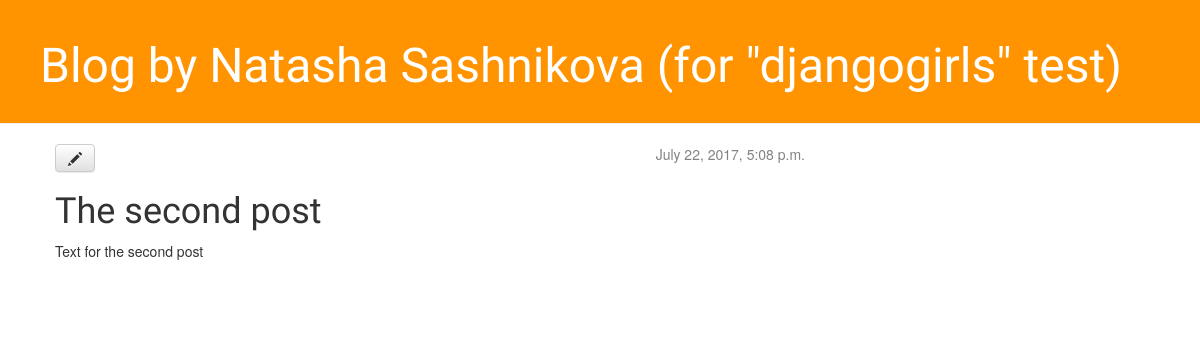
/post/2/, run on an earlier commit of the app's database.
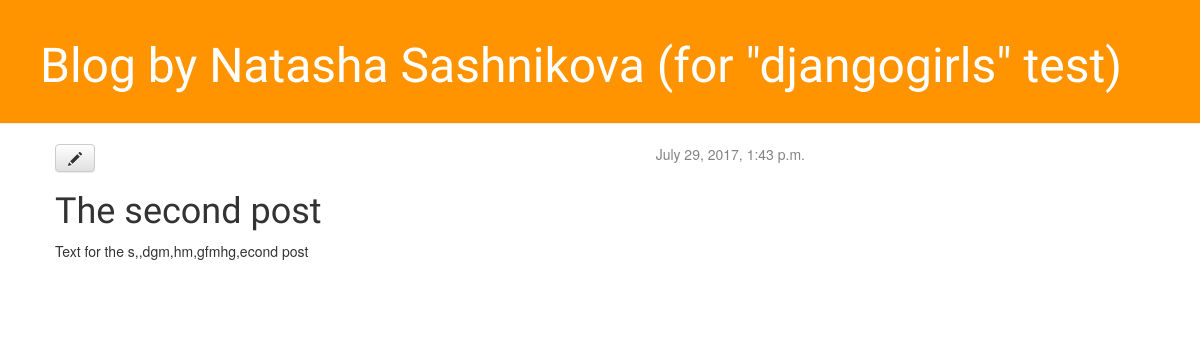
And on a later commit of the database.
### blog/models.py (models this page shows, shortened)
class Post(models.Model):
    author = models.ForeignKey('auth.User')
    title = models.CharField(max_length=200)
    text = models.TextField()
    created_date = models.DateTimeField(
            default=timezone.now)
    published_date = models.DateTimeField(
            blank=True, null=True)

### blog/views.py (the view)
# urls.py: url(r'^post/(?P<pk>[0-9]+)/$', views.post_detail, name='post_detail'),
def post_detail(request, pk):
    post = get_object_or_404(Post, pk=pk)
    return render(request, 'blog/post_detai.html', {'post': post})

### blog/templates/blog/post_detai.html
{% extends 'blog/base.html' %}
    {% block content %}
        <div class="post">
            {% if post.published_date %}
                <div class="date">
                    {{ post.published_date }}
                </div>
            {% endif %}
            <a class="btn btn-default" href="{% url 'post_edit' pk=post.pk %}"><span class="glyphicon glyphicon-pencil"></span></a>
            <h1>{{ post.title }}</h1>
            <p>{{ post.text|linebreaksbr }}</p>
        </div>
    {% endblock %}

What changed in the data, as far as the page shows it:
changed Post "The second post": published_date "July 22, 2017, 5:08 p.m." → "July 29, 2017, 1:43 p.m."; text "Text for the second post" → "Text for the s,,dgm,hm,gfmhg,econd post"
